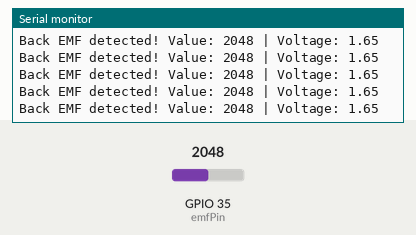
Bench run of a sketch on a simulated ESP32. On the bench: the last lines printed to the serial monitor. The test bench sets the inputs (shaded band); at power-on: GPIO 35 (emfPin) = 2048 (analog values on the 0–4095 scale).

Above: at 1.2 s.
1.3 s: GPIO 35 (emfPin) set to 2866
At 1.31 s:
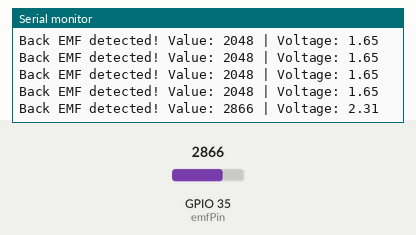
2.8 s: GPIO 35 (emfPin) set to 3603
At 2.82 s:
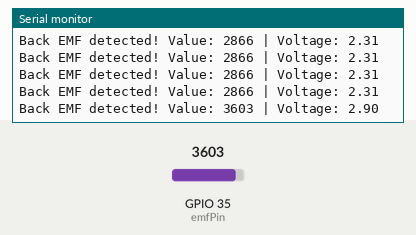
Timing chart, 0 to 5.8 s (numbered marks = the images above; inputs shaded):
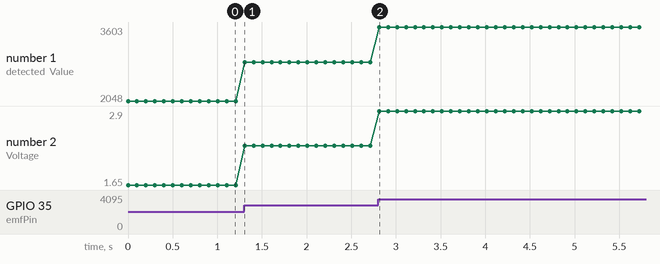

Measured:
- after the input at 1.3 s, the serial monitor: prints a new line at once (image 1)
- after the input at 2.8 s, the serial monitor: prints a new line at once (image 2)
- plotted number 1: 2048 → 2866 after the input at 1.3 s, 2866 → 3603 after the input at 2.8 s
- plotted number 2: 1.65 → 2.31 after the input at 1.3 s, 2.31 → 2.9 after the input at 2.8 s

The sketch:

Lab4a.ino
```cpp
// ESP32 Back EMF Detector
const int emfPin = 35; // Analog pin connected to voltage divider

void setup() {
  Serial.begin(115200);
  analogReadResolution(12); // ESP32 supports 12-bit ADC (0–4095)
}

void loop() {
  int emfValue = analogRead(emfPin);

  // Optional: map to voltage if needed
  float voltage = (emfValue / 4095.0) * 3.3; // Assuming 3.3V reference

  if (emfValue > 100) { // Threshold to avoid noise
    Serial.print("Back EMF detected! Value: ");
    Serial.print(emfValue);
    Serial.print(" | Voltage: ");
    Serial.println(voltage, 2); // Print voltage with 2 decimal places
  }

  delay(100); // Sampling delay
}
```
